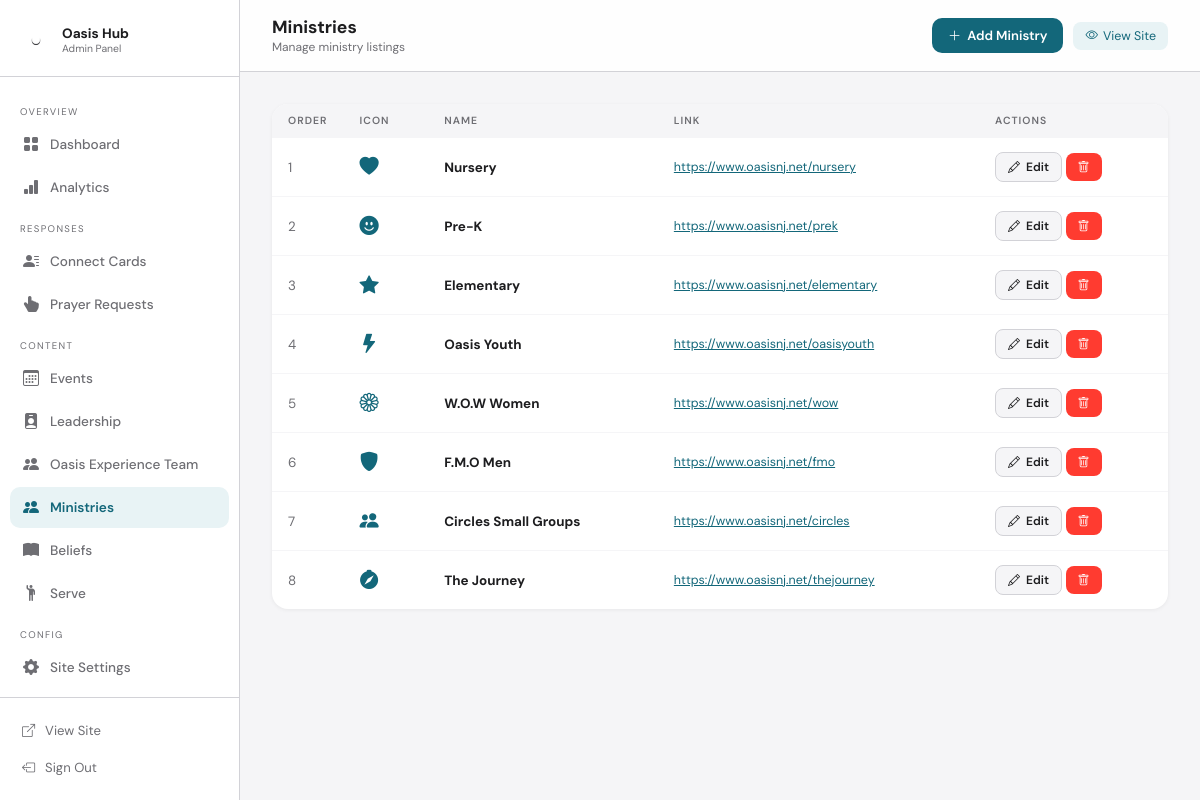
The app's page /admin/ministries (signed in) with its own data.
### tables this page shows
CREATE TABLE ministries (
        id INTEGER PRIMARY KEY AUTOINCREMENT, name TEXT NOT NULL,
        description TEXT DEFAULT '', url TEXT DEFAULT '',
        icon TEXT DEFAULT 'bi-people-fill', sort_order INTEGER DEFAULT 0
    );

### member.py (the view)
@app.route('/admin/ministries')
@login_required
def admin_ministries():
    conn=get_db(); items=conn.execute("SELECT * FROM ministries ORDER BY sort_order").fetchall(); conn.close()
    return render_template('admin/ministries.html',ministries=items)

### member.py (called while the page is built)
def get_db():
    conn = sqlite3.connect(DB)
    conn.row_factory = sqlite3.Row
    conn.execute("PRAGMA journal_mode=WAL")
    conn.execute("PRAGMA foreign_keys=ON")
    return conn

def login_required(f):
    @wraps(f)
    def dec(*a,**kw):
        if not session.get('admin_logged_in'): return redirect(url_for('admin_login'))
        return f(*a,**kw)
    return dec

### templates/admin/ministries.html (shortened to what this page needs)
{% extends "admin/base.html" %}
{% block page_title %}Ministries{% endblock %}
{% block page_sub %}Manage ministry listings{% endblock %}
{% block topbar_actions %}
    <a href="{{ url_for('admin_ministry_new') }}" class="btn btn-primary"><i class="bi bi-plus-lg"></i> Add Ministry</a>
{% endblock %}
{% block content %}
<div class="card">
    {% if ministries %}
    <table>
        <thead><tr><th>Order</th><th>Icon</th><th>Name</th><th>Link</th><th>Actions</th></tr></thead>
        <tbody>
        {% for m in ministries %}
        <tr>
            <td style="color:#6e6e73; width:60px;">{{ m.sort_order }}</td>
            <td><i class="bi {{ m.icon }}" style="font-size:1.2rem; color:#13677A;"></i></td>
            <td><b>{{ m.name }}</b></td>
            <td style="color:#6e6e73; font-size:0.78rem;">
                {% if m.url %}<a href="{{ m.url }}" target="_blank" style="color:#13677A;">{{ m.url[:35] }}{% if m.url|length > 35 %}…{% endif %}</a>{% else %}—{% endif %}
            </td>
            <td>
                <a href="{{ url_for('admin_ministry_edit', mid=m.id) }}" class="btn btn-ghost btn-sm"><i class="bi bi-pencil"></i> Edit</a>
                <form method="POST" action="{{ url_for('admin_ministry_delete', mid=m.id) }}" style="display:inline;" onsubmit="return confirm('Remove {{ m.name }}?')">
                    <button type="submit" class="btn btn-danger btn-sm"><i class="bi bi-trash"></i></button>
                </form>
            </td>
        </tr>
        {% endfor %}
        </tbody>
    </table>
    {% else %}
    <div class="card-body" style="color:#6e6e73;">No ministries yet. <a href="{{ url_for('admin_ministry_new') }}">Add the first one →</a></div>
    {% endif %}
</div>
{% endblock %}

### templates/admin/base.html (style rules this page uses)
:root { --teal: #13677A; --teal-light: #e8f3f5; --orange: #F2541B; --orange-light: #fef1ec; --bg: #F5F5F7; --card: #fff; --text: #1d1d1f; --sub: #6e6e73; --line: #d2d2d7; --sidebar: 240px; --success: #34c759; --danger: #ff3b30; --info: #007aff; }
* { margin:0; padding:0; box-sizing:border-box; }
body { font-family:'DM Sans',sans-serif; background:var(--bg); color:var(--text); display:flex; min-height:100vh; }
.btn { display: inline-flex; align-items: center; gap: 6px; padding: 9px 16px; border-radius: 10px; font-family: 'DM Sans', sans-serif; font-size: 0.82rem; font-weight: 600; border: none; cursor: pointer; text-decoration: none; transition: opacity 0.15s, transform 0.15s; }
.btn-primary { background: var(--teal); color: #fff; }
.btn-ghost { background: var(--bg); color: var(--text); border: 1px solid var(--line); }
.btn-danger { background: var(--danger); color: #fff; }
.btn-sm { padding: 6px 12px; font-size: 0.75rem; border-radius: 8px; }
.card { background: var(--card); border-radius: 16px; box-shadow: 0 1px 4px rgba(0,0,0,0.06); overflow: hidden; }
table { width: 100%; border-collapse: collapse; }
th { text-align: left; font-size: 0.65rem; font-weight: 600; letter-spacing: 0.1em; text-transform: uppercase; color: var(--sub); padding: 10px 16px; background: var(--bg); }
td { padding: 14px 16px; font-size: 0.84rem; border-top: 1px solid var(--bg); }

### records on screen
ministries: sort_order "1", name "Nursery", url "https://www.oasisnj.net/nursery"
ministries: sort_order "2", name "Pre-K", url "https://www.oasisnj.net/prek"
ministries: sort_order "3", name "Elementary", url "https://www.oasisnj.net/elementary"
ministries: sort_order "4", name "Oasis Youth", url "https://www.oasisnj.net/oasisyouth"
ministries: sort_order "5", name "W.O.W Women", url "https://www.oasisnj.net/wow"
ministries: sort_order "6", name "F.M.O Men", url "https://www.oasisnj.net/fmo"
ministries: sort_order "7", name "Circles Small Groups", url "https://www.oasisnj.net/circles"
ministries: sort_order "8", name "The Journey", url "https://www.oasisnj.net/thejourney"
